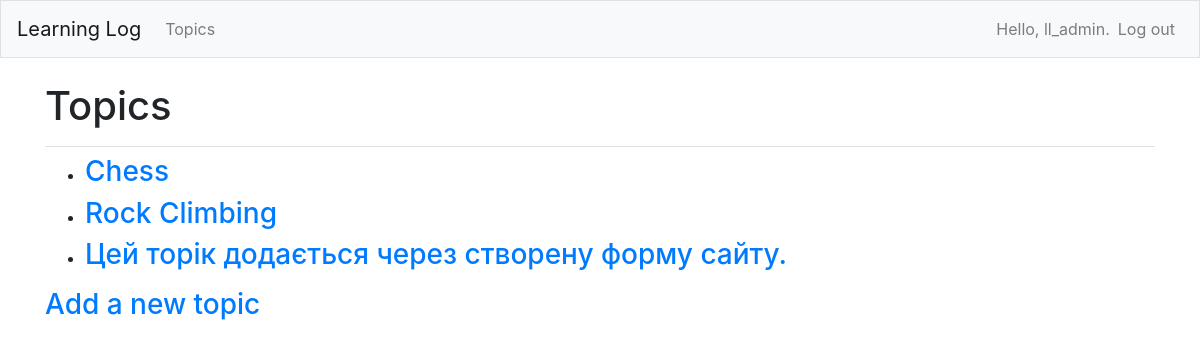
The app's page /topics/ (signed in) with its own data.
### learning_logs/models.py (models this page shows)
class Topic(models.Model):
    text = models.CharField(max_length=200)
    date_added = models.DateTimeField(auto_now_add=True)
    owner = models.ForeignKey(User, on_delete=models.CASCADE)
    def __str__(self):
        return self.text

### learning_logs/views.py (the view)
# urls.py: path('topics/', views.topics, name='topics'),
@login_required
def topics(request):
    topics = Topic.objects.filter(owner=request.user).order_by('date_added')
    context = {'topics': topics}
    return render(request, 'learning_logs/topics.html', context)

### learning_logs/templates/learning_logs/topics.html
{% extends "learning_logs/base.html" %}
{% block page_header %}
    <h1>Topics</h1>
{% endblock page_header %}
{% block content %}
    <ul>
        {% for topic in topics %}
            <li><h3>
                <a href="{% url 'learning_logs:topic' topic.id %}">{{ topic }}
                </a>
            </h3></li>
        {% empty %}
        <li><h3>No topics have been added yet.</h3></li>
        {% endfor %}
    </ul>
    <h3><a href="{% url 'learning_logs:new_topic' %}">Add a new topic</a></h3>
{% endblock content %}

### learning_logs/templates/learning_logs/base.html (shortened to what this page needs)
{% load bootstrap4 %}
<!doctype html>
<html lang="en">
<head>
    {% bootstrap_css %}
</head>
<body>
<nav class="navbar navbar-expand-md navbar-light bg-light mb-4 border">
    <a class="navbar-brand" href="{% url 'learning_logs:index' %}">
        Learning Log</a>
    <div class="collapse navbar-collapse" id="navbarCollapse">
        <ul class="navbar-nav mr-auto">
            <li class="nav-item">
                <a class="nav-link" href="{% url 'learning_logs:topics' %}">
                    Topics</a></li>
        </ul>
        <ul class="navbar-nav ml-auto">
            {% if user.is_authenticated %}
            <li class="nav-item">
                <span class="navbar-text">Hello, {{ user.username }}.</span>
            </li>
            <li class="nav-item">
                <a class="nav-link" href="{% url 'users:logout' %}">
                    Log out</a>
            </li>
            {% endif %}
        </ul>
    </div>
</nav>
<main role="main" class="container">
    <div class="pb-2 mb-2 border-bottom">
        {% block page_header %}{% endblock page_header %}
    </div>
    <div>
        {% block content %} {% endblock content %}
    </div>
</main>
</body>
</html>

### records on screen
Topic: text "Chess"
Topic: text "Rock Climbing"
Topic: text "Цей торік додається через створену форму сайту."

### other values on screen
{{ user.username }} "ll_admin"
